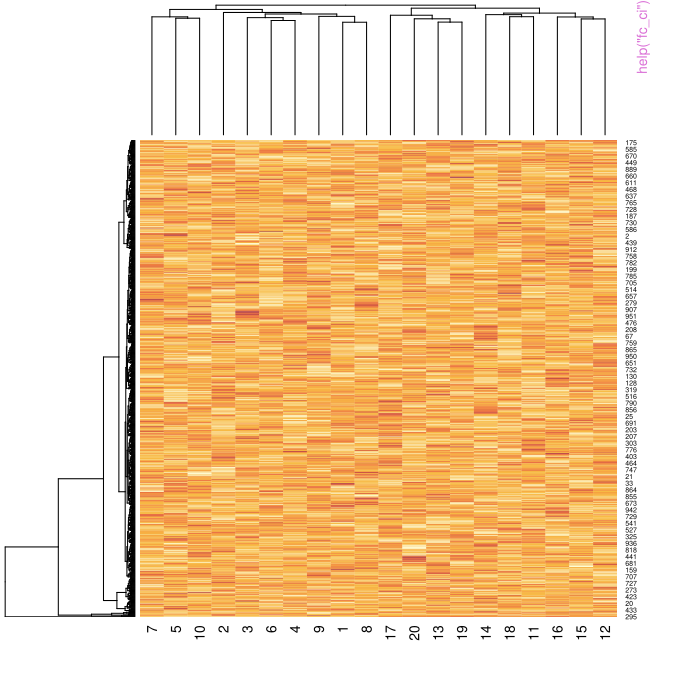

Here is the R script that generated this plot:
pkgname <- "RepeatedHighDim"
source(file.path(R.home("share"), "R", "examples-header.R"))
options(warn = 1)
library('RepeatedHighDim')

base::assign(".oldSearch", base::search(), pos = 'CheckExEnv')
base::assign(".old_wd", base::getwd(), pos = 'CheckExEnv')
cleanEx()
nameEx("GA_diagplot")
### * GA_diagplot

flush(stderr()); flush(stdout())

### Name: GA_diagplot
### Title: Diagnostic plot for comparison of two correlation matrices.
### Aliases: GA_diagplot

### ** Examples


## Not run: 
##D 
##D R1 = diag(10)
##D X0 <- start_matrix(p=c(0.4, 0.2, 0.5, 0.15, 0.4, 0.35, 0.2, 0.25, 0.3, 0.4), k = 5000)
##D Xt <- iter_matrix(X0, R = diag(10), T = 10000, e.min = 0.00001)
##D GA_diagplot(R1, Rt = Xt$Rt, col.method = "trafficlight")
##D GA_diagplot(R1, Rt = Xt$Rt, col.method = "updown")
##D 
## End(Not run)



cleanEx()
nameEx("GlobTestMissing")
### * GlobTestMissing

flush(stderr()); flush(stdout())

### Name: GlobTestMissing
### Title: Detection of global group effect
### Aliases: GlobTestMissing

### ** Examples

### Global comparison of a set of 100 proteins between two experimental groups,
### where (tau * 100) percent of expression levels are missing.
n1 = 10
n2 = 10
d = 100
tau = 0.1
X1 = t(matrix(rnorm(n1*d, 0, 1), n1, d))
X2 = t(matrix(rnorm(n2*d, 0.1, 1), n2, d))
X1[sample(1:(n1*d), tau * (n1*d))] = NA
X2[sample(1:(n2*d), tau * (n2*d))] = NA
GlobTestMissing(X1, X2, nperm=100)



cleanEx()
nameEx("RHighDim")
### * RHighDim

flush(stderr()); flush(stdout())

### Name: RHighDim
### Title: Detection of global group effect
### Aliases: RHighDim

### ** Examples

### Global comparison of a set of 100 genes between two experimental groups.
X1 = matrix(rnorm(1000, 0, 1), 10, 100)
X2 = matrix(rnorm(1000, 0.1, 1), 10, 100)
RHD = RHighDim(X1, X2, paired=FALSE)
summary_RHD(RHD)



cleanEx()
nameEx("bag")
### * bag

flush(stderr()); flush(stdout())

### Name: bag
### Title: Calculates the bag
### Aliases: bag

### ** Examples

## Attention: calculation is currently time-consuming.

## Not run: 
##D ## Two 3-dimensional example data sets D1 and D2
##D n <- 200
##D x1 <- rnorm(n, 0, 1)
##D y1 <- rnorm(n, 0, 1)
##D z1 <- rnorm(n, 0, 1)
##D D1 <- data.frame(cbind(x1, y1, z1))
##D x2 <- rnorm(n, 1, 1)
##D y2 <- rnorm(n, 1, 1)
##D z2 <- rnorm(n, 1, 1)
##D D2 <- data.frame(cbind(x2, y2, z2))
##D colnames(D1) <- c("x", "y", "z")
##D colnames(D2) <- c("x", "y", "z")
##D 
##D # Placing outliers in D1 and D2
##D D1[17,] = c(4, 5, 6)
##D D2[99,] = -c(3, 4, 5)
##D 
##D # Grid size and graphic parameters
##D grid.size <- 20
##D red <- rgb(200, 100, 100, alpha = 100, maxColorValue = 255)
##D blue <- rgb(100, 100, 200, alpha = 100, maxColorValue = 255)
##D yel <- rgb(255, 255, 102, alpha = 100, maxColorValue = 255)
##D white <- rgb(255, 255, 255, alpha = 100, maxColorValue = 255)
##D require(rgl)
##D material3d(color=c(red, blue, yel, white),
##D alpha=c(0.5, 0.5, 0.5, 0.5), smooth=FALSE, specular="black")
##D 
##D # Calucation and visualization of gemplot for D1
##D G <- gridfun(D1, grid.size=20)
##D G$H <- hldepth(D1, G, verbose=TRUE)
##D dm <- depmed(G)
##D B <- bag(D1, G)
##D L <- loop(D1, B, dm=dm)
##D bg3d(color = "gray39" )
##D points3d(D1[L$outliers==0,1], D1[L$outliers==0,2], D1[L$outliers==0,3], col="green")
##D text3d(D1[L$outliers==1,1], D1[L$outliers==1,2],D1[L$outliers==1,3],
##D as.character(which(L$outliers==1)), col=yel)
##D spheres3d(dm[1], dm[2], dm[3], col=yel, radius=0.1)
##D material3d(1,alpha=0.4)
##D gem(B$coords, B$hull, red)
##D gem(L$coords.loop, L$hull.loop, red)
##D axes3d(col="white")
##D 
##D # Calucation and visualization of gemplot for D2
##D G <- gridfun(D2, grid.size=20)
##D G$H <- hldepth(D2, G, verbose=TRUE)
##D dm <- depmed(G)
##D B <- bag(D2, G)
##D L <- loop(D2, B, dm=dm)
##D points3d(D2[L$outliers==0,1], D2[L$outliers==0,2], D2[L$outliers==0,3], col="green")
##D text3d(D2[L$outliers==1,1], D2[L$outliers==1,2],D2[L$outliers==1,3],
##D as.character(which(L$outliers==1)), col=yel)
##D spheres3d(dm[1], dm[2], dm[3], col=yel, radius=0.1)
##D gem(B$coords, B$hull, blue)
##D gem(L$coords.loop, L$hull.loop, blue)
## End(Not run)



cleanEx()
nameEx("depmed")
### * depmed

flush(stderr()); flush(stdout())

### Name: depmed
### Title: Calculates the depth median.
### Aliases: depmed

### ** Examples

## Attention: calculation is currently time-consuming.
## Not run: 
##D 
##D # A 3-dimensional example data set D1
##D n <- 200
##D x1 <- rnorm(n, 0, 1)
##D y1 <- rnorm(n, 0, 1)
##D z1 <- rnorm(n, 0, 1)
##D D1 <- data.frame(cbind(x1, y1, z1))
##D colnames(D1) <- c("x", "y", "z")
##D 
##D # Specification of the grid and calculation of the halfspace location depth at each grid location.
##D G <- gridfun(D1, grid.size=20)
##D G$H <- hldepth(D1, G, verbose=TRUE)
##D dm <- depmed(G) ## Calculation of the depth median
## End(Not run)



cleanEx()
nameEx("fc_ci")
### * fc_ci

flush(stderr()); flush(stdout())

### Name: fc_ci
### Title: Calculation of adjusted confidence intervals
### Aliases: fc_ci

### ** Examples

### Artificial microarray data
d = 1000 ### Number of genes
n = 10 ### Sample per group
fc = rlnorm(d, 0, 0.1)
mu1 = rlnorm(d, 0, 1) ### Mean vector group 1
mu2 = mu1 * fc ### Mean vector group 2
sd1 = rnorm(d, 1, 0.2)
sd2 = rnorm(d, 1, 0.2)
X1 = matrix(NA, d, n) ### Expression levels group 1
X2 = matrix(NA, d, n) ### Expression levels group 2
for (i in 1:n) {
  X1[,i] = rnorm(d, mu1, sd=sd1)
  X2[,i] = rnorm(d, mu2, sd=sd2)
}
X = cbind(X1, X2)
heatmap(X)

### Differential expression analysis with limma
if(check_limma()){
group = gl(2, n)
design = model.matrix(~ group)
fit1 = limma::lmFit(X, design)
fit = limma::eBayes(fit1)

### Calculation of confidence intervals
CI = fc_ci(fit=fit, alpha=0.05, method="raw")
head(CI)
CI = fc_ci(fit=fit, alpha=0.05, method="BH")
head(CI)
CI = fc_ci(fit=fit, alpha=0.05, method="BY")
head(CI)

fc_plot(CI, xlim=c(-0.5, 3), ylim=-log10(c(1, 0.0001)), updown="up")
fc_plot(CI, xlim=c(-3, 0.5), ylim=-log10(c(1, 0.0001)), updown="down")
fc_plot(CI, xlim=c(-3, 3), ylim=-log10(c(1, 0.0001)), updown="all")
}



cleanEx()
nameEx("fc_plot")
### * fc_plot

flush(stderr()); flush(stdout())

### Name: fc_plot
### Title: Volcano plot of adjusted confidence intervals
### Aliases: fc_plot

### ** Examples

### Artificial microarray data
d = 1000 ### Number of genes
n = 10 ### Sample per group
fc = rlnorm(d, 0, 0.1)
mu1 = rlnorm(d, 0, 1) ### Mean vector group 1
mu2 = mu1 * fc ### Mean vector group 2
sd1 = rnorm(d, 1, 0.2)
sd2 = rnorm(d, 1, 0.2)
X1 = matrix(NA, d, n) ### Expression levels group 1
X2 = matrix(NA, d, n) ### Expression levels group 2
for (i in 1:n) {
  X1[,i] = rnorm(d, mu1, sd=sd1)
  X2[,i] = rnorm(d, mu2, sd=sd2)
}
X = cbind(X1, X2)
heatmap(X)

### Differential expression analysis with limma
if(check_limma()){
group = gl(2, n)
design = model.matrix(~ group)
fit1 = limma::lmFit(X, design)
fit = limma::eBayes(fit1)

### Calculation of confidence intervals
CI = fc_ci(fit=fit, alpha=0.05, method="raw")
head(CI)
CI = fc_ci(fit=fit, alpha=0.05, method="BH")
head(CI)
CI = fc_ci(fit=fit, alpha=0.05, method="BY")
head(CI)

fc_plot(CI, xlim=c(-0.5, 3), ylim=-log10(c(1, 0.0001)), updown="up")
fc_plot(CI, xlim=c(-3, 0.5), ylim=-log10(c(1, 0.0001)), updown="down")
fc_plot(CI, xlim=c(-3, 3), ylim=-log10(c(1, 0.0001)), updown="all")
}



cleanEx()
nameEx("gem")
### * gem

flush(stderr()); flush(stdout())

### Name: gem
### Title: Plots a gemstone to an interactive graphics device
### Aliases: gem

### ** Examples

## Attention: calculation is currently time-consuming.
## Not run: 
##D 
##D # Two 3-dimensional example data sets D1 and D2
##D n <- 200
##D x1 <- rnorm(n, 0, 1)
##D y1 <- rnorm(n, 0, 1)
##D z1 <- rnorm(n, 0, 1)
##D D1 <- data.frame(cbind(x1, y1, z1))
##D x2 <- rnorm(n, 1, 1)
##D y2 <- rnorm(n, 1, 1)
##D z2 <- rnorm(n, 1, 1)
##D D2 <- data.frame(cbind(x2, y2, z2))
##D colnames(D1) <- c("x", "y", "z")
##D colnames(D2) <- c("x", "y", "z")
##D 
##D # Placing outliers in D1 and D2
##D D1[17,] = c(4, 5, 6)
##D D2[99,] = -c(3, 4, 5)
##D 
##D # Grid size and graphic parameters
##D grid.size <- 20
##D red <- rgb(200, 100, 100, alpha = 100, maxColorValue = 255)
##D blue <- rgb(100, 100, 200, alpha = 100, maxColorValue = 255)
##D yel <- rgb(255, 255, 102, alpha = 100, maxColorValue = 255)
##D white <- rgb(255, 255, 255, alpha = 100, maxColorValue = 255)
##D require(rgl)
##D material3d(color=c(red, blue, yel, white),
##D alpha=c(0.5, 0.5, 0.5, 0.5), smooth=FALSE, specular="black")
##D 
##D # Calucation and visualization of gemplot for D1
##D G <- gridfun(D1, grid.size=20)
##D G$H <- hldepth(D1, G, verbose=TRUE)
##D dm <- depmed(G)
##D B <- bag(D1, G)
##D L <- loop(D1, B, dm=dm)
##D bg3d(color = "gray39" )
##D points3d(D1[L$outliers==0,1], D1[L$outliers==0,2], D1[L$outliers==0,3], col="green")
##D text3d(D1[L$outliers==1,1], D1[L$outliers==1,2], D1[L$outliers==1,3],
##D as.character(which(L$outliers==1)), col=yel)
##D spheres3d(dm[1], dm[2], dm[3], col=yel, radius=0.1)
##D material3d(1,alpha=0.4)
##D gem(B$coords, B$hull, red)
##D gem(L$coords.loop, L$hull.loop, red)
##D axes3d(col="white")
##D 
##D # Calucation and visualization of gemplot for D2
##D G <- gridfun(D2, grid.size=20)
##D G$H <- hldepth(D2, G, verbose=TRUE)
##D dm <- depmed(G)
##D B <- bag(D2, G)
##D L <- loop(D2, B, dm=dm)
##D points3d(D2[L$outliers==0,1], D2[L$outliers==0,2], D2[L$outliers==0,3], col="green")
##D text3d(D2[L$outliers==1,1], D2[L$outliers==1,2], D2[L$outliers==1,3],
##D as.character(which(L$outliers==1)), col=yel)
##D spheres3d(dm[1], dm[2], dm[3], col=yel, radius=0.1)
##D gem(B$coords, B$hull, blue)
##D gem(L$coords.loop, L$hull.loop, blue)
##D 
##D # Example of outlier detection with four principal components.
##D # Attention: calculation is currently time-consuming.
##D 
##D set.seed(123)
##D n <- 200
##D x1 <- rnorm(n, 0, 1)
##D x2 <- rnorm(n, 0, 1)
##D x3 <- rnorm(n, 0, 1)
##D x4 <- rnorm(n, 0, 1)
##D D <- data.frame(cbind(x1, x2, x3, x4))
##D D[67,] = c(7, 0, 0, 0)
##D 
##D date()
##D G = gridfun(D, 20, 4)
##D G$H = hldepth(D, G, verbose=TRUE)
##D dm = depmed(G)
##D B = bag(D, G)
##D L = loop(D, B, dm=dm)
##D which(L$outliers==1)
##D date()
## End(Not run)



cleanEx()
nameEx("hldepth")
### * hldepth

flush(stderr()); flush(stdout())

### Name: hldepth
### Title: Calculates the halfspace location depth
### Aliases: hldepth

### ** Examples

## Attention: calculation is currently time-consuming.
## Not run: 
##D 
##D # A 3-dimensional example data set D1
##D n <- 200
##D x1 <- rnorm(n, 0, 1)
##D y1 <- rnorm(n, 0, 1)
##D z1 <- rnorm(n, 0, 1)
##D D1 <- data.frame(cbind(x1, y1, z1))
##D colnames(D1) <- c("x", "y", "z")
##D 
##D # Specification of the grid and calculation of the halfspace location depth at each grid location.
##D G <- gridfun(D1, grid.size=20)
##D G$H <- hldepth(D1, G, verbose=TRUE)
## End(Not run)



cleanEx()
nameEx("iter_matrix")
### * iter_matrix

flush(stderr()); flush(stdout())

### Name: iter_matrix
### Title: Genetic algorithm for generating correlated binary data
### Aliases: iter_matrix

### ** Examples

### Generation of the representive matrix Xt
X0 <- start_matrix(p = c(0.5, 0.6), k = 1000)
Xt <- iter_matrix(X0, R = diag(2),  T = 10000,e.min = 0.00001)$Xt

### Drawing of a random sample S of size n = 10
S <- Xt[sample(1:1000, 10, replace = TRUE),]



cleanEx()
nameEx("loop")
### * loop

flush(stderr()); flush(stdout())

### Name: loop
### Title: Calculates the fence and the loop
### Aliases: loop

### ** Examples

## Attention: calculation is currently time-consuming.
## Not run: 
##D 
##D # Two 3-dimensional example data sets D1 and D2
##D n <- 200
##D x1 <- rnorm(n, 0, 1)
##D y1 <- rnorm(n, 0, 1)
##D z1 <- rnorm(n, 0, 1)
##D D1 <- data.frame(cbind(x1, y1, z1))
##D x2 <- rnorm(n, 1, 1)
##D y2 <- rnorm(n, 1, 1)
##D z2 <- rnorm(n, 1, 1)
##D D2 <- data.frame(cbind(x2, y2, z2))
##D colnames(D1) <- c("x", "y", "z")
##D colnames(D2) <- c("x", "y", "z")
##D 
##D # Placing outliers in D1 and D2
##D D1[17,] = c(4, 5, 6)
##D D2[99,] = -c(3, 4, 5)
##D 
##D # Grid size and graphic parameters
##D grid.size <- 20
##D red <- rgb(200, 100, 100, alpha = 100, maxColorValue = 255)
##D blue <- rgb(100, 100, 200, alpha = 100, maxColorValue = 255)
##D yel <- rgb(255, 255, 102, alpha = 100, maxColorValue = 255)
##D white <- rgb(255, 255, 255, alpha = 100, maxColorValue = 255)
##D require(rgl)
##D material3d(color=c(red, blue, yel, white),
##D  alpha=c(0.5, 0.5, 0.5, 0.5), smooth=FALSE, specular="black")
##D 
##D # Calucation and visualization of gemplot for D1
##D G <- gridfun(D1, grid.size=20)
##D G$H <- hldepth(D1, G, verbose=TRUE)
##D dm <- depmed(G)
##D B <- bag(D1, G)
##D L <- loop(D1, B, dm=dm)
##D bg3d(color = "gray39" )
##D points3d(D1[L$outliers==0,1], D1[L$outliers==0,2], D1[L$outliers==0,3], col="green")
##D text3d(D1[L$outliers==1,1], D1[L$outliers==1,2], D1[L$outliers==1,3],
##D as.character(which(L$outliers==1)), col=yel)
##D spheres3d(dm[1], dm[2], dm[3], col=yel, radius=0.1)
##D material3d(1,alpha=0.4)
##D gem(B$coords, B$hull, red)
##D gem(L$coords.loop, L$hull.loop, red)
##D axes3d(col="white")
##D 
##D # Calucation and visualization of gemplot for D2
##D G <- gridfun(D2, grid.size=20)
##D G$H <- hldepth(D2, G, verbose=TRUE)
##D dm <- depmed(G)
##D B <- bag(D2, G)
##D L <- loop(D2, B, dm=dm)
##D points3d(D2[L$outliers==0,1], D2[L$outliers==0,2], D2[L$outliers==0,3], col="green")
##D text3d(D2[L$outliers==1,1], D2[L$outliers==1,2], D2[L$outliers==1,3],
##D as.character(which(L$outliers==1)), col=yel)
##D spheres3d(dm[1], dm[2], dm[3], col=yel, radius=0.1)
##D gem(B$coords, B$hull, blue)
##D gem(L$coords.loop, L$hull.loop, blue)
## End(Not run)



cleanEx()
nameEx("netRNA")
### * netRNA

flush(stderr()); flush(stdout())

### Name: netRNA
### Title: netRNA:Network meta-analysis for gene expression data
### Aliases: netRNA

### ** Examples


## Not run: 
##D #'#######################
##D ### Data generation ###
##D #######################
##D n = 100 ### Sample size per group
##D G = 100 ### Number of genes
##D 
##D ### Basic expression, fold change, batch effects and error
##D alpha.1 = rnorm(G, 0, 1)
##D alpha.2 = rnorm(G, 0, 1)
##D beta.1 = rnorm(G, 0, 1)
##D beta.2 = rnorm(G, 0, 1)
##D gamma.1 = rnorm(G, 0, 1)
##D gamma.2 = rnorm(G, 2, 1)
##D delta.1 = sqrt(invgamma::rinvgamma(G, 1, 1))
##D delta.2 = sqrt(invgamma::rinvgamma(G, 1, 2))
##D sigma.g = rep(1, G)
##D 
##D # Generate gene names
##D gene_names <- paste("Gene", 1:G, sep = "")
##D 
##D ### Data matrices of control and treatment (disease) groups
##D C.1 = matrix(NA, G, n)
##D C.2 = matrix(NA, G, n)
##D T.1 = matrix(NA, G, n)
##D T.2 = matrix(NA, G, n)
##D 
##D for (j in 1:n) {
##D  C.1[,j] = alpha.1 + (0 * beta.1) + gamma.1 + (delta.1 * rnorm(1, 0, sigma.g))
##D  C.2[,j] = alpha.1 + (0 * beta.2) + gamma.2 + (delta.2 * rnorm(1, 0, sigma.g))
##D  T.1[,j] = alpha.2 + (1 * beta.1) + gamma.1 + (delta.1 * rnorm(1, 0, sigma.g))
##D  T.2[,j] = alpha.2 + (1 * beta.2) + gamma.2 + (delta.2 * rnorm(1, 0, sigma.g))
##D }
##D 
##D study1 = cbind(C.1, T.1)
##D study2 = cbind(C.2, T.2)
##D 
##D # Assign gene names to row names
##D #rownames(study1) <- gene_names
##D #rownames(study2) <- gene_names
##D #############################
##D ### Differential Analysis ###
##D #############################
##D 
##D if(check_limma()){
##D ### study1: treatment A versus control
##D group = gl(2, n)
##D M = model.matrix(~ group)
##D fit = limma::lmFit(study1, M)
##D fit = limma::eBayes(fit)
##D p.S1 = fit$p.value[,2]
##D fc.S1 = fit$coefficients[,2]
##D fce.S1 = sqrt(fit$s2.post) * sqrt(fit$cov.coefficients[2,2])
##D 
##D ### study2: treatment B versus control
##D group = gl(2, n)
##D M = model.matrix(~ group)
##D fit = limma::lmFit(study2, M)
##D fit = limma::eBayes(fit)
##D p.S2 = fit$p.value[,2]
##D fc.S2 = fit$coefficients[,2]
##D fce.S2 = sqrt(fit$s2.post) * sqrt(fit$cov.coefficients[2,2])
##D 
##D 
##D 
##D #############################
##D ### Network meta-analysis ###
##D #############################
##D p.net = rep(NA, G)
##D fc.net = rep(NA, G)
##D treat1 = c("uninfected", "uninfected")
##D treat2 = c("ZIKA", "HSV1")
##D studlab = c("experiment1", "experiment2")
##D fc.true = beta.2 - beta.1
##D 
##D TEs <- list(fc.S1, fc.S2)
##D seTEs <- list(fce.S1, fce.S2)
##D }
##D 
##D # Example usage:
##D test <- netRNA(TE = TEs, seTE = seTEs, treat1 = treat1, treat2 = treat2, studlab = studlab)
## End(Not run)



cleanEx()
nameEx("rho_bounds")
### * rho_bounds

flush(stderr()); flush(stdout())

### Name: rho_bounds
### Title: Calculate lower and upper the bounds for pairwise correlations
### Aliases: rho_bounds

### ** Examples

### A simple example
R <- diag(4)
p <- c(0.1, 0.2, 0.4, 0.5)

rho_bounds(R, p)



cleanEx()
nameEx("rmvbinary_EP")
### * rmvbinary_EP

flush(stderr()); flush(stdout())

### Name: rmvbinary_EP
### Title: Simulating correlated binary variables using the algorithm by
###   Emrich and Piedmonte (1991)
### Aliases: rmvbinary_EP

### ** Examples

## Generation of a random sample
rmvbinary_EP(n = 10, R = diag(2), p = c(0.5, 0.6))



cleanEx()
nameEx("rmvbinary_QA")
### * rmvbinary_QA

flush(stderr()); flush(stdout())

### Name: rmvbinary_QA
### Title: Simulating correlated binary variables using the algorithm by
###   Qaqish (2003)
### Aliases: rmvbinary_QA

### ** Examples

## Generation of a random sample
rmvbinary_QA(n = 10, R = diag(2), p = c(0.5, 0.6))



cleanEx()
nameEx("scTC_bpplot")
### * scTC_bpplot

flush(stderr()); flush(stdout())

### Name: scTC_bpplot
### Title: scTC_bpplot: Post-trim breakpoint heatmap for scTrimClust
###   results
### Aliases: scTC_bpplot

### ** Examples

## Not run: 
##D scTC_bpplot(
##D   covid_markers = RepeatedHighDim:::covid_markers,
##D   robust_covid_markers = RepeatedHighDim:::robust_covid_markers,
##D   robust_covid_markers_02trim = RepeatedHighDim:::robust_covid_markers_02trim,
##D   robust_covid_markers_03trim = RepeatedHighDim:::robust_covid_markers_03trim,
##D   robust_covid_data = RepeatedHighDim:::robust_covid_data,
##D   trim_percent_vector = c(0, 10, 20, 30, 40),
##D   plot_title = "CLR, nPCs:5, nFeatures:1000",
##D   legend_title = "Percent markers of non-trimmed"
##D )
## End(Not run)




cleanEx()
nameEx("scTC_trim_effect")
### * scTC_trim_effect

flush(stderr()); flush(stdout())

### Name: scTC_trim_effect
### Title: scTC_trim_effect: Compare scTrimClust trimming against default
###   Seurat analysis
### Aliases: scTC_trim_effect

### ** Examples

## Not run: 
##D 
##D method_pairs <- list(
##D   CLR = list(
##D     data1 = RepeatedHighDim:::scTC_eff_clr,
##D     data2 = RepeatedHighDim:::scTC_eff_clr_robust
##D   ),
##D   LogNorm = list(
##D     data1 = RepeatedHighDim:::scTC_eff_log,
##D     data2 = RepeatedHighDim:::scTC_eff_log_robust
##D   )
##D )
##D 
##D method_colors <- setNames(grey.colors(2), c("CLR", "LogNorm"))
##D 
##D scTC_trim_effect(
##D   method_pairs = method_pairs,
##D   method_colors = method_colors,
##D   column_title = "nPCs:5, nFeatures:1000"
##D )
##D 
##D set_colors <- grey.colors(3)
##D names(set_colors) <- c("S1:standard", "S2:intersect", "S3:trimmed")
##D 
##D scTC_trim_effect(
##D   method_pairs = method_pairs,
##D   method_colors = method_colors,
##D   set_colors = setNames(c("blue", "green", "red"), names(set_colors)),
##D   heatmap_color_palette = colorRamp2(c(0, 50, 100), c("white", "pink", "purple")),
##D   column_title = "Custom Color Example"
##D )
## End(Not run)




cleanEx()
nameEx("scTrimClust")
### * scTrimClust

flush(stderr()); flush(stdout())

### Name: scTrimClust
### Title: scTrimClust: Cluster visualization with alpha hull-based outlier
###   detection
### Aliases: scTrimClust

### ** Examples

## Not run: 
##D 
##D scTrimClust(RepeatedHighDim:::seurat_obj,reduction = 'tsne',
##D group.by = 'CellType',
##D hull.alpha = 2,
##D remove.outliers = FALSE,
##D outlier.quantile = 0.2,
##D outlier.alpha = 0.3,
##D outlier.color = "red",
##D pt.size = 5,
##D outline.color = "black",
##D outline.outliers = TRUE)
##D 
##D # second example with custom outlier col per cluster
##D 
##D scTrimClust(RepeatedHighDim:::seurat_obj,reduction = 'tsne',
##D group.by = 'CellType',
##D hull.alpha = 2,
##D remove.outliers = FALSE,
##D outlier.quantile = 0.2,
##D outlier.alpha = 0.3,
##D outlier.colors = c('TypeA'="black",
##D 'TypeB'='violet','TypeC' ='pink'),
##D pt.size = 5,
##D outline.color = "black",
##D outline.outliers = TRUE)$plot
##D 
## End(Not run)




cleanEx()
nameEx("sequence_probs")
### * sequence_probs

flush(stderr()); flush(stdout())

### Name: sequence_probs
### Title: Calculation of probabilities for binary sequences
### Aliases: sequence_probs

### ** Examples

### Generation of the representive matrix Xt
X0 <- start_matrix(p = c(0.5, 0.6), k = 1000)
Xt <- iter_matrix(X0, R = diag(2), T = 10000, e.min = 0.00001)$Xt

### Calculation of probabilities for binary sequences
sequence_probs(Xt = Xt)



cleanEx()
nameEx("start_matrix")
### * start_matrix

flush(stderr()); flush(stdout())

### Name: start_matrix
### Title: Setup of the start matrix
### Aliases: start_matrix

### ** Examples

X0 <- start_matrix(p = c(0.5, 0.6), k = 10000)

## check if p can be restored
apply(X0, 2, mean)



cleanEx()
nameEx("summary_RHD")
### * summary_RHD

flush(stderr()); flush(stdout())

### Name: summary_RHD
### Title: Summary of RHighDim function
### Aliases: summary_RHD

### ** Examples

### Global comparison of a set of 100 genes between two experimental groups.
X1 = matrix(rnorm(1000, 0, 1), 10, 100)
X2 = matrix(rnorm(1000, 0.1, 1), 10, 100)
RHD = RHighDim (X1, X2, paired=FALSE)
summary_RHD(RHD)



### * <FOOTER>
###
cleanEx()
options(digits = 7L)
base::cat("Time elapsed: ", proc.time() - base::get("ptime", pos = 'CheckExEnv'),"\n")
grDevices::dev.off()
###
### Local variables: ***
### mode: outline-minor ***
### outline-regexp: "\\(> \\)?### [*]+" ***
### End: ***
quit('no')
